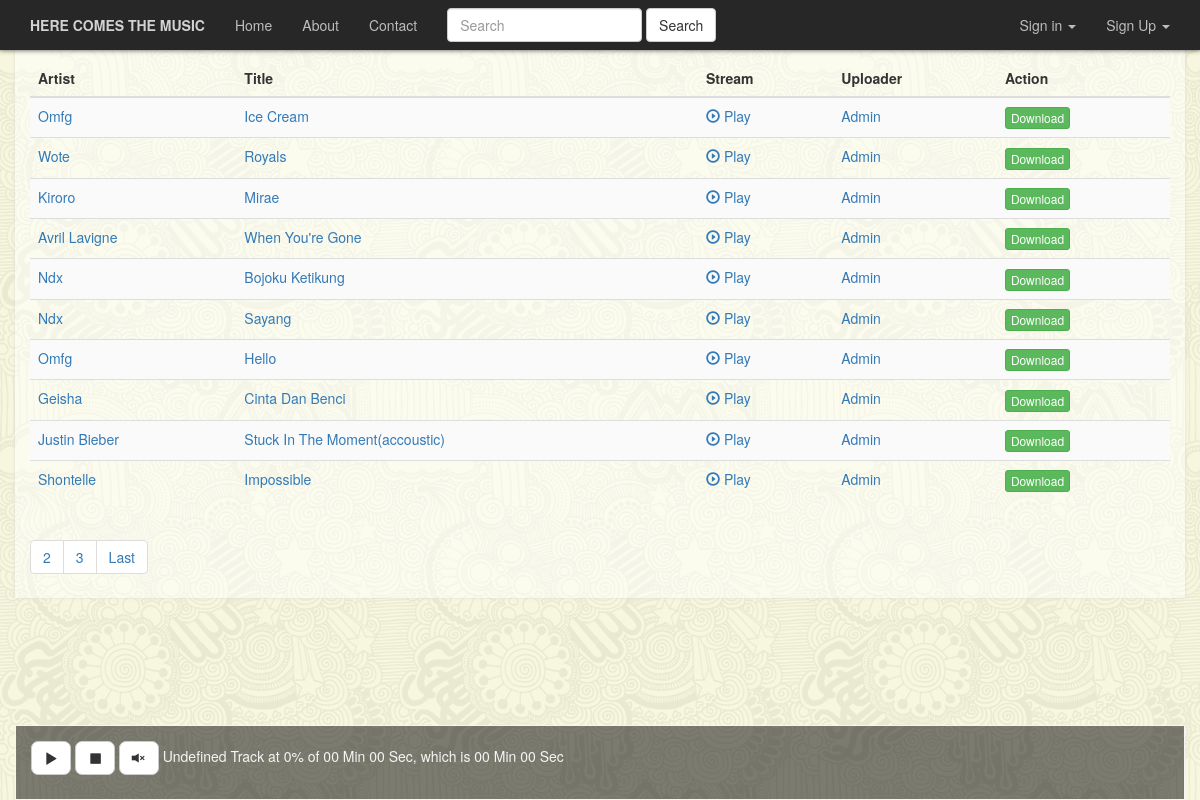
The page / on the database its author committed.
### tables this page shows
CREATE TABLE `songs` (
  `id` int(11) NOT NULL AUTO_INCREMENT,
  `title` varchar(100) NOT NULL,
  `artist` varchar(100) NOT NULL,
  `path` varchar(255) DEFAULT NULL,
  `owner` int(11) NOT NULL,
  PRIMARY KEY (`id`),
  KEY `owner` (`owner`)
);

CREATE TABLE `users` (
  `id` int(11) NOT NULL AUTO_INCREMENT,
  `username` varchar(32) NOT NULL,
  `password` varchar(32) NOT NULL,
  `email` varchar(255) NOT NULL,
  PRIMARY KEY (`id`),
  UNIQUE KEY `username` (`username`)
);

### include/function.php (called while the page is built, shortened)
<?php
function is_logged()
{
    require('./include/config.php');
    if (!isset($_SESSION['logged_in']))
    {
        return FALSE;
    }
    return TRUE;
}
function get_mp3_src($path)
{
    require(dirname(__FILE__) . DIRECTORY_SEPARATOR . 'config.php');
    $rv = str_ireplace('./', $config['base_url'], $path);
    return $rv;
}
function is_ajax_request()
{
    $headers = apache_request_headers();
    return (isset($headers['X-Requested-With']) && $headers['X-Requested-With'] == 'XMLHttpRequest');
}

### include/config.php (called while the page is built)
<?php
$config['base_url'] = 'http://localhost/kuliah/msc/';
$config['db_host'] = "localhost";
$config['db_username'] = "root";
$config['db_password'] ='';
$config['db_name'] = "yogiek";
$config['upload_path'] = './uploads/';
$config['upload_allowed_extension'] = array('mp3');
$config['upload_max_size'] = 18874368;
include('front-end-settings.php');

### include/front-end-settings.php (called while the page is built)
<?php
$config["site_title"] = "HERE COMES THE MUSIC";
$config["perpage"] = "10";

### include/pagination.php (called while the page is built)
<?php
isset($config) OR include('config.php');
class Pagination
{
    private $base_url;
    private $total_row;
    private $perpage;
    function __construct($base_url, $total_row, $perpage = FALSE)
    {
        GLOBAL $config;
        $this->base_url  = $base_url;
        $this->total_row = $total_row;
        $this->perpage   = (int) $config['perpage'];
    }
    function get()
    {
        if (strpos($this->base_url, '?') === FALSE)
        {
            $mark = '?';
        }
        else
        {
            $mark = '&';
        }
        $page              = $this->_current_p();
        $offset            = $this->_offset();
        $toffset           = $this->_total_offset();
        $data              = array();
        $data['perpage']   = $this->perpage;
        $data['offset']    = $offset;
        $data['is_needed'] = $toffset > 1;
        $data['number']['firstpage'] = ($toffset > 1 AND $page > 1) ? 'First' : FALSE;
        $data['number']['firstbutton'] = (intval($toffset) >= 2) ? ($page <= 1 ? $page + 1 : $page - 1) : FALSE;
        $data['number']['secondbutton'] = ($page + 1 <= $toffset) ? ($page + 1 > $data['number']['firstbutton'] ? $page + 1 : $page + 2) : FALSE;
        $data['number']['lastpage'] = $toffset >= $page + 1 ? 'Last' : FALSE;
        $data['link']['firstpage']    = ($toffset > 1 AND $page > 1) ? $this->base_url : FALSE;
        $data['link']['firstbutton']  = ($toffset >= 2) ? $this->base_url . "{$mark}p=" . ($page <= 1 ? $page + 1 : $page - 1) : FALSE;
        $data['link']['secondbutton'] = ($page + 1 <= $toffset) ? $this->base_url . "{$mark}p=" . ($page + 1 > $data['number']['firstbutton'] ? $page + 1 : $page + 2) : FALSE;
        $data['link']['lastpage']     = $toffset >= $page + 1 ? $this->base_url . "{$mark}p=" . $toffset : FALSE;
        return $data;
    }
    private function _current_p()
    {
        $rv = isset($_GET['p']) ? $_GET['p'] : 1;
        return $rv;
    }
    private function _offset()
    {
        if (isset($_GET['p']))
        {
            if (intval($_GET['p']) > 1)
            {
                $current_page = (intval($_GET['p'] - 1) * $this->perpage);
            }
            else
            {
                $current_page = intval($_GET['p']) - 1;
            }
        }
        else
        {
            $current_page = 0;
        }
        return $current_page;
    }
    private function _total_offset()
    {
        $rv = floatval($this->total_row) / floatval($this->perpage);
        $rv = floatval(intval($rv)) < floatval($rv) ? intval($rv) + 1 : intval($rv);
        return intval($rv);
    }
}

### views/home.php (the view, shortened to what this page needs)
<table class="table table-hover">
    <thead>
      <tr>
        <th>Artist</th>
		<th>Title</th>
        <th>Stream</th>
        <th>Uploader</th>
		<th>Action</th>
      </tr>
    </thead>
    <tbody>
<?php while($i = $res->fetch_assoc()) : ?>
		<tr>
		<td><a href="<?=$config['base_url']?>artist/<?=urlencode($i['artist']);?>" class="ajax" title="<?=htmlentities(ucwords(strtolower($i['artist'])));?>"><?=htmlentities(ucwords(strtolower($i['artist'])));?></a></td>
		<td><a href="<?=get_mp3_src($i['path'])?>" class="track" title="<?=htmlentities(ucwords(strtolower($i['artist'].' - '.$i['title'])));?>"><?=htmlentities(ucwords(strtolower($i['title'])));?></a></td>
		<td><a href="<?=get_mp3_src($i['path'])?>" class="track"  title="<?=htmlentities(ucwords(strtolower($i['artist'].' - '.$i['title'])));?>"><i class="glyphicon glyphicon-play-circle"></i> Play</a></td>
	<?php if (is_logged() AND $i['username'] === $_SESSION['username']) : ?>
		<td><a class="ajax" title="<?=ucfirst($i['username'])?>" href="<?=$config['base_url']?>dashboard">You</a></td>
	<?php else : ?>
		<td><a class="ajax" title="<?=ucfirst($i['username'])?>" href="<?=$config['base_url']?>author/<?=$i['owner']?>"><?=ucfirst($i['username'])?></a></td>
	<?php endif ?>
		<td>
		<a class="btn btn-success btn-xs" target="_BLANK" href="<?=$config['base_url']?>download?id=<?=$i['id']?>&path=<?=base64_encode($i['path'])?>">Download</a>
		</td>
		</tr>
<?php endwhile ?>
    </tbody>
  </table>
 <?php if ($pagina['is_needed']) : ?>
  <nav>
	<ul class="pagination">
		<?php if ($pagina['number']['firstbutton']) : ?><li><a class='ajax' title="<?=$title?>" href="<?=$pagina['link']['firstbutton']?>"><?=$pagina['number']['firstbutton']?></a></li><?php endif ?>
		<?php if ($pagina['number']['secondbutton']) : ?><li><a class='ajax' title="<?=$title?>" href="<?=$pagina['link']['secondbutton']?>"><?=$pagina['number']['secondbutton']?></a></li><?php endif ?>
		<?php if ($pagina['number']['lastpage']) : ?><li><a class='ajax' title="<?=$title?>" href="<?=$pagina['link']['lastpage']?>"><?=$pagina['number']['lastpage']?></a></li><?php endif ?>
	</ul>
	</nav>
<?php endif ?>

### index.php (shortened to what this page needs)
<?php
include('include/function.php');
include('include/config.php');
include('include/pagination.php');
$db = new DB();
$title = 'Home';
$res = $db->query("SELECT * FROM songs ORDER BY id DESC");
$pagina = new Pagination($config['base_url'], $res->num_rows);
$pagina = $pagina->get();
$res = $db->query("SELECT songs.* , users.username as 'username' FROM songs, users WHERE users.id = songs.owner ORDER BY songs.id DESC LIMIT {$pagina['perpage']} OFFSET {$pagina['offset']}");
if (!is_ajax_request()) include('./views/header.php');
include('./views/home.php');
if (!is_ajax_request()) include('./views/footer.php');

### views/header.php (shortened to what this page needs)
<!DOCTYPE html PUBLIC "-//W3C//DTD XHTML 1.0 Strict//EN" "http://www.w3.org/TR/xhtml1/DTD/xhtml1-strict.dtd"><html lang="en">
<head>
  <link href="<?=$config['base_url']?>assets/css/bootstrap.min.css" rel="stylesheet" type="text/css" />
  <link href="<?=$config['base_url']?>assets/css/progress_bar.css" rel="stylesheet" type="text/css" />
  <link href="<?=$config['base_url']?>assets/css/my.css" rel="stylesheet" type="text/css" />
  <link href="<?=$config['base_url']?>assets/css/musicbar.css" rel="stylesheet" type="text/css" />
</head>
<body>
         <nav class="navbar navbar-default navbar-fixed-top" role="navigation">
            <div class="container">
            <div class="navbar-header">
               <a class="navbar-brand ajax" href="<?=$config['base_url']?>" title="Home"><?=$config['site_title']?></a>
            </div>
            <div class="collapse navbar-collapse" id="bs-example-navbar-collapse-1">
               <ul class="nav navbar-nav">
                  <li><a href="<?=$config['base_url']?>" class="ajax" title="Home">Home</a></li>
				  <li><a href="<?=$config['base_url']?>about" class="ajax" title="About">About</a></li>
				  <li><a href="<?=$config['base_url']?>support" class="ajax" title="Contact">Contact</a></li>
               </ul>
			   <form action="<?=$config['base_url']?>search" method="GET"  class="navbar-form navbar-left" role="search" >
					 <div class="form-group">
						<input type="text" name="s" class="form-control" value="<?=isset($_GET['s']) ? $_GET['s'] : NULL;?>"placeholder="Search">
					  </div>
					  <button type="submit" class="btn btn-default">Search</button>
				</form>
               <ul class="nav navbar-nav navbar-right">
                     <?php if (!is_logged()) : ?>
					 <li class="dropdown">
                     <a href="#" class="dropdown-toggle" data-toggle="dropdown">Sign in <b class="caret"></b></a>
                  </li>
				  <li class="dropdown">
                     <a href="#" class="dropdown-toggle" data-toggle="dropdown">Sign Up <b class="caret"></b></a>
                  </li>
				  <?php endif ?>
                                </ul>
            </div>
          </div>
         </nav>
<nav class="navbar navbar-default navbar-fixed-bottom" style="margin-bottom: 0px; background: none ! important; box-shadow: none ! important;">
  <div class="container player">
		<div id="jp_container" class="demo-container">
				<div class="alert alert-player" role="alert" style="margin-bottom: 0px; border-radius: 0px;">
				<a class="jp-play" href="#"><button type="button" class="btn btn-default ctr" title="Play"><i class="glyphicon glyphicon-play"></i></button></a>
				<a class="jp-stop" href="#"><button type="button" class="btn btn-default ctr" title="Stop"><i class="glyphicon glyphicon-stop"></i></button></a>
				<a class="jp-mute" href="#"><button type="button" class="btn btn-default ctr" title="Mute" ><i class="glyphicon glyphicon-volume-off"></i></button></a>
				<span class="track-name">Undefined Track</span>
				at <span class="extra-play-info">0%</span>
				of <span class="jp-duration"></span>, which is
				<span class="jp-current-time"></span>
				<div class="jp-progress" style="margin-bottom: -11px; padding-top: 5px;">
				</div>
				</div>
 </div>
  </div>
</nav>
<div class="container inbody">
<div id="loader">

### views/footer.php (shortened to what this page needs)
</div>
 </div>
</body>
</html>

### assets/css/my.css (style rules this page uses)
html { position: relative; min-height: 100%; }
body { margin-bottom: 60px; background: transparent url("../bgbg.png") repeat scroll 0% 0%; }
body > .container { padding: 60px 15px 0; }
.navbar-default { width: 100%; margin-bottom: 15px; background-color: #272727; border: 0; border-radius: 0; border-color: none; box-shadow: 0 0 5px rgba(34,34,34,0.8); -webkit-box-shadow: 0 0 5px rgba(34,34,34,0.8); -moz-box-shadow: 0 0 5px rgba(34,34,34,0.8); -ms-box-shadow: 0 0 5px rgba(34,34,34,0.8); -o-box-shadow: 0 0 5px rgba(34,34,34,0.8); }
.navbar-default .navbar-brand { color: #D2D2D2; font-size: 14px; font-weight: bold; text-transform: uppercase; }
.navbar-default .navbar-nav>li>a { color: #BDBDBD; }
.navbar-default .navbar-collapse, .navbar-default .navbar-form { border-color: #000; }
.ctr { border-radius: 7px; }
div.jp-progress { width: auto; padding: 0 0px; vertical-align: top; position: relative; }
.inbody { background: rgba(255, 255, 255, 0.47) none repeat scroll 0% 0%; box-shadow: 0px 0px 3px rgb(218, 218, 218); height:100%; }
.player { padding:0; }
div.alert-player { color: #f5f5f5; background-color: rgba(0,0,0,.5); border-color: #f5f5f5; }

### views/header.php (style rules this page uses)
table tbody tr:nth-child(odd) { background: #fafafa; }

### rows shown on the page
songs: artist "Omfg", title "Ice Cream", users.username "Admin"
songs: artist "Wote", title "Royals", users.username "Admin"
songs: artist "Kiroro", title "Mirae", users.username "Admin"
songs: artist "Avril Lavigne", title "When You're Gone", users.username "Admin"
songs: artist "Ndx", title "Bojoku Ketikung", users.username "Admin"
songs: artist "Ndx", title "Sayang", users.username "Admin"
songs: artist "Omfg", title "Hello", users.username "Admin"
songs: artist "Geisha", title "Cinta Dan Benci", users.username "Admin"
songs: artist "Justin Bieber", title "Stuck In The Moment(accoustic)", users.username "Admin"
songs: artist "Shontelle", title "Impossible", users.username "Admin"

### other values the page prints
$config['site_title'] "HERE COMES THE MUSIC"
$pagina['number']['firstbutton'] "2"
$pagina['number']['secondbutton'] "3"
$pagina['number']['lastpage'] "Last"
